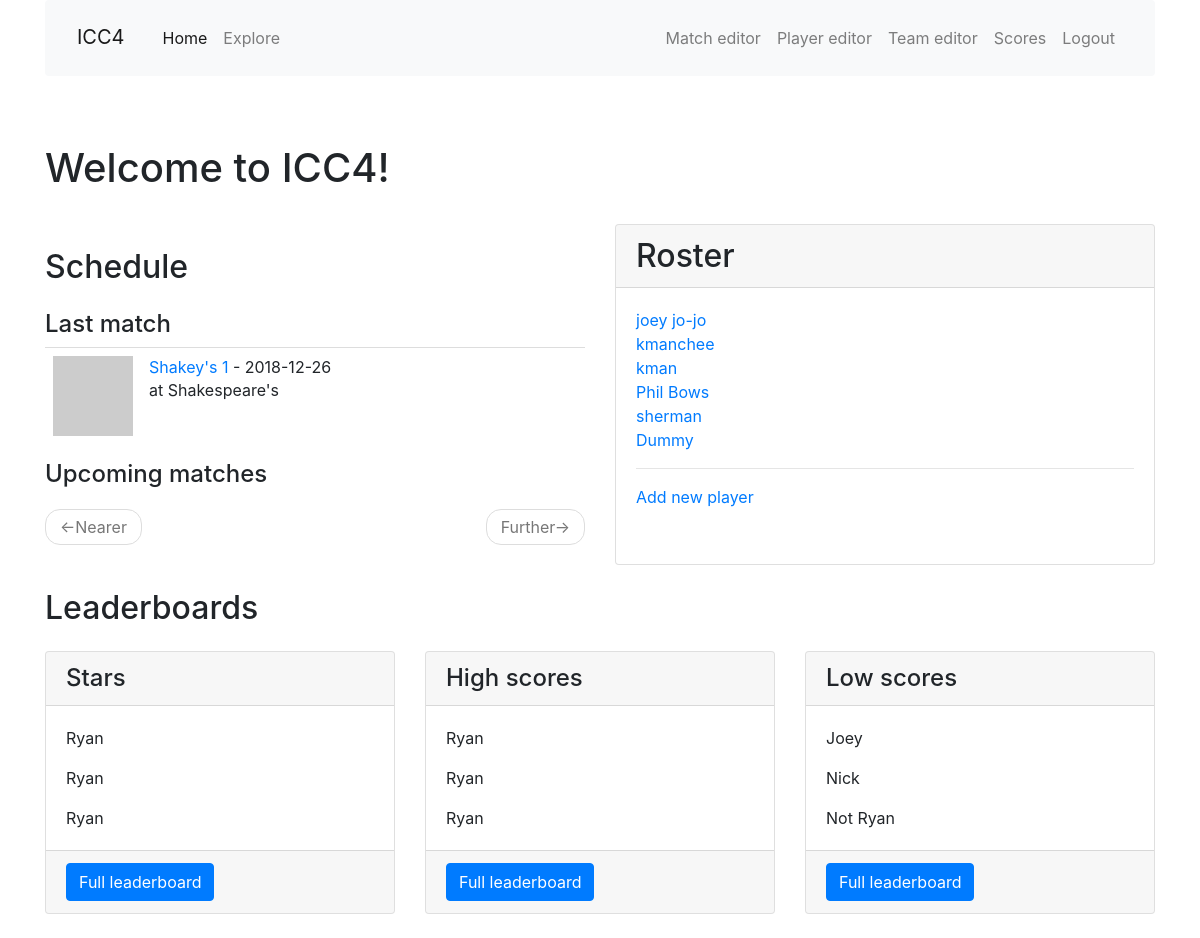
The page /index on the database as committed earlier.
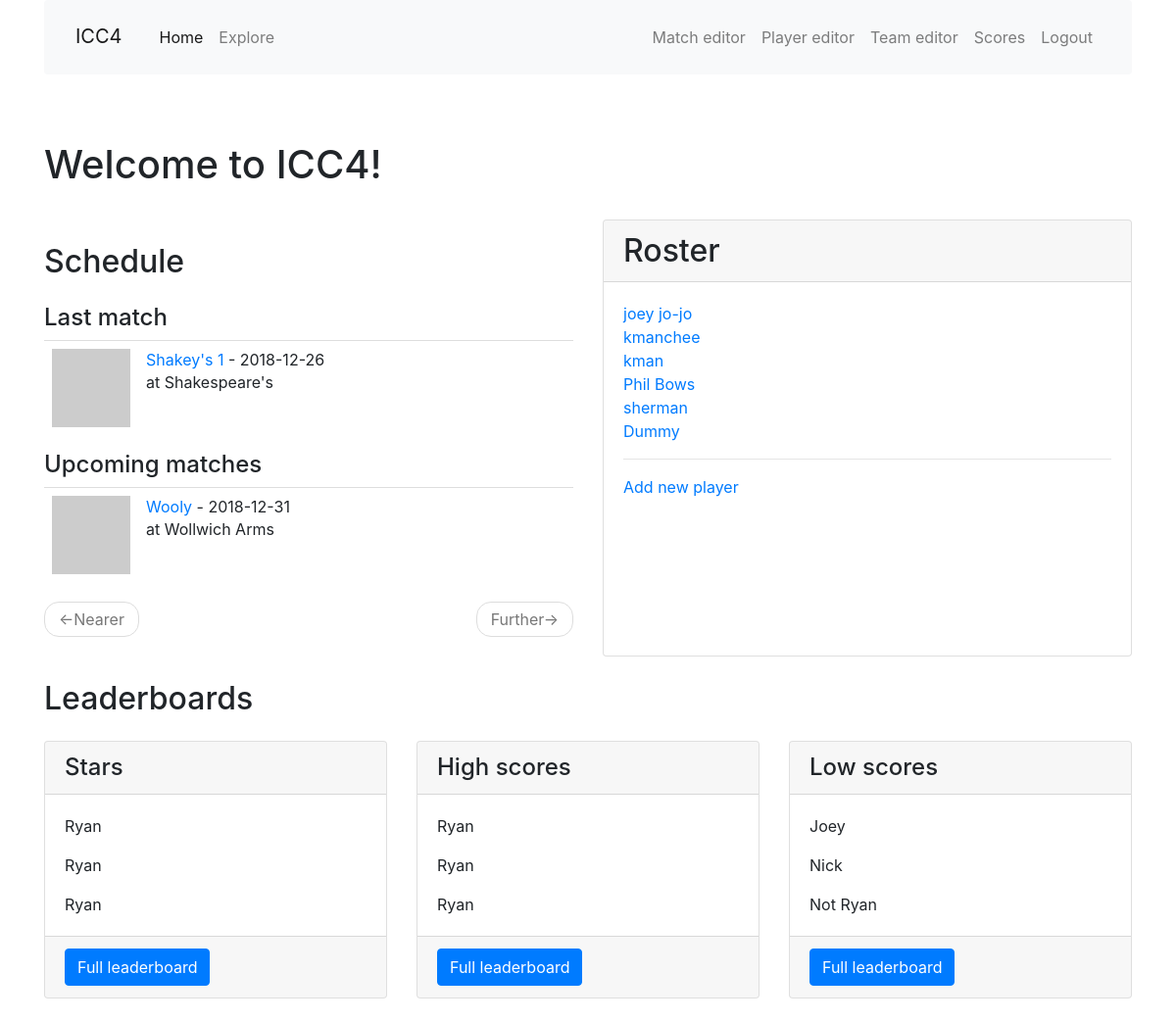
The same page on the database as committed later.
### app/models.py (models this page shows, shortened)
class Player(db.Model):
    id = db.Column(db.Integer, primary_key=True)
    nickname = db.Column(db.String(64), index=True, unique=True)
    first_name = db.Column(db.String(64), index=True)
    last_name = db.Column(db.String(64), index=True)
    games = association_proxy('games_association', 'game')
    last_match_id = db.Column(db.Integer, db.ForeignKey('match.id'))
    last_match = db.relationship('Match', foreign_keys=[last_match_id])
    first_match_id = db.Column(db.Integer, db.ForeignKey('match.id'))
    first_match = db.relationship('Match', foreign_keys=[first_match_id])
    high_scores = db.relationship('HighScore', back_populates='player', lazy='dynamic')
    low_scores = db.relationship('LowScore', back_populates='player', lazy='dynamic')

class Match(db.Model):
    id = db.Column(db.Integer, primary_key=True)
    opponent_id = db.Column(db.Integer, db. ForeignKey('team.id'))
    opponent = db.relationship('Team', back_populates='matches')
    date = db.Column(db.Date, index=True, default=date.today())
    location = db.Column(db.String(64))
    home_away = db.Column(db.String(32), index=True)
    match_type = db.Column(db.String(32), index=True)
    games = db.relationship('Game', back_populates='match', lazy='dynamic')
    team_score = db.Column(db.Integer, index=True)
    opponent_score = db.Column(db.Integer, index=True)
    win = db.Column(db.Boolean, index=True, default=True)
    match_summary = db.Column(db.String(512))
    food = db.Column(db.String(128))
    high_scores = db.relationship('HighScore', back_populates='match', lazy='dynamic')
    low_scores = db.relationship('LowScore', back_populates='match', lazy='dynamic')

class Team(db.Model):
    id = db.Column(db.Integer, primary_key=True)
    name = db.Column(db.String(64), index=True, unique=True)
    home_location = db.Column(db.String(64), index=True)
    address = db.Column(db.String(128), index=True)
    matches = db.relationship('Match', back_populates='opponent', lazy='dynamic')
    def avatar(self, size):
        digest = md5(self.name.lower().encode('utf-8')).hexdigest()
        return 'https://www.gravatar.com/avatar/{}?d=identicon&s={}'.format(
            digest, size)

### app/main/routes.py (the view)
@bp.route('/', methods=['GET', 'POST'])
@bp.route('/index', methods=['GET', 'POST'])
def index():
    all_players = Player.query.all()
    page = request.args.get('page', 1, type=int)
    last_match = Match.query.filter(Match.date<date.today()).order_by(Match.date.desc()).first()
    schedule = Match.query.filter(Match.date>=date.today()).order_by(Match.date).paginate(
        page, current_app.config['MATCH_PER_PAGE'], False)
    next_url = url_for('main.index', page=schedule.next_num) \
        if schedule.has_next else None
    prev_url = url_for('main.index', page=schedule.prev_num) \
        if schedule.has_prev else None
    return render_template('index.html', title=None,
        schedule=schedule.items, next_url=next_url, prev_url=prev_url,
        all_players=all_players, last_match=last_match)

### app/templates/index.html
{% extends "base.html" %}
{% import 'bootstrap/wtf.html' as wtf %}
{% block app_content %}
  <h1>Welcome to ICC4!</h1>
  <br>
  <div class="row">
    <div class="col-md-6">
    <h2 class="my-4">Schedule</h2>
    <h4>Last match</h4>
    {% with match = last_match %}
      {% include '_match.html' %}
    {% endwith %}
    <h4>Upcoming matches</h4>
    {% for match in schedule %}
      {% include '_match.html' %}
    {% endfor %}
      <nav aria-label="...">
      <ul class="pager">
        <li class="previous{% if not prev_url %} disabled{% endif %}">
          <a href="{{ prev_url or '#' }}">
            <span aria-hidden="true">&larr;</span>Nearer
          </a>
        </li>
        <li class="next{% if not next_url %} disabled{% endif %}">
          <a href="{{ next_url or '#' }}">
            Further<span aria-hidden="true">&rarr;</span>
          </a>
        </li>
      </ul>
    </nav>
    </div>
    <div class="col-md-6">
      <div class="card h-100">
          <h2 class="card-header">Roster</h2>
          <div class="card-body">
            <ul class="list-unstyled">
            {% for p in all_players %}
            <li><a href="{{ url_for('main.player', nickname=p.nickname) }}">{{ p.nickname }}</a></li>
            {% endfor %}
            </ul>
            <hr>
            <a href="{{ url_for('main.player_edit') }}">Add new player</a>
          </div>
        </div>
  </div>
  <br>
  <div class="container">
    <h2 class="my-4">Leaderboards</h2>
    <div class="row">
      <div class="col-lg-4 mb-4">
        <div class="card h-100">
          <h4 class="card-header">Stars</h4>
          <div class="card-body">
            <p class="card-text">Ryan</p>
            <p class="card-text">Ryan</p>
            <p class="card-text">Ryan</p>
          </div>
          <div class="card-footer">
            <a href="#" class="btn btn-primary">Full leaderboard</a>
          </div>
        </div>
      </div>
      <div class="col-lg-4 mb-4">
        <div class="card h-100">
          <h4 class="card-header">High scores</h4>
          <div class="card-body">
            <p class="card-text">Ryan</p>
            <p class="card-text">Ryan</p>
            <p class="card-text">Ryan</p>
          </div>
          <div class="card-footer">
            <a href="#" class="btn btn-primary">Full leaderboard</a>
          </div>
        </div>
      </div>
      <div class="col-lg-4 mb-4">
        <div class="card h-100">
          <h4 class="card-header">Low scores</h4>
          <div class="card-body">
            <p class="card-text">Joey</p>
            <p class="card-text">Nick</p>
            <p class="card-text">Not Ryan</p>
          </div>
          <div class="card-footer">
            <a href="#" class="btn btn-primary">Full leaderboard</a>
          </div>
        </div>
      </div>
    </div>
  </div>
{% endblock %}

### app/templates/_match.html
<table class="table table-hover">
  <tr>
    <td width="70px">
      <a href="{{ url_for('main.match_edit', id=match.id) }}">
        <img src="{{ match.opponent.avatar(70) }}">
      </a>
    </td>
    <td>
      <a href="{{ url_for('main.match_edit', id=match.id) }}">
        {{ match.opponent.name }}
      </a>
       - {{ match.date }}
      <br>
      {% if match.home_away == 'away' %}
      at {{ match.opponent.home_location }}
      {% else %}
      at Italian Canadian Club
      {% endif %}
    </td>
  </tr>
</table>

Rows that differ between the two databases and show on the page:
added Match: opponent.name "Wooly", date "2018-12-31", opponent.home_location "Wollwich Arms"
